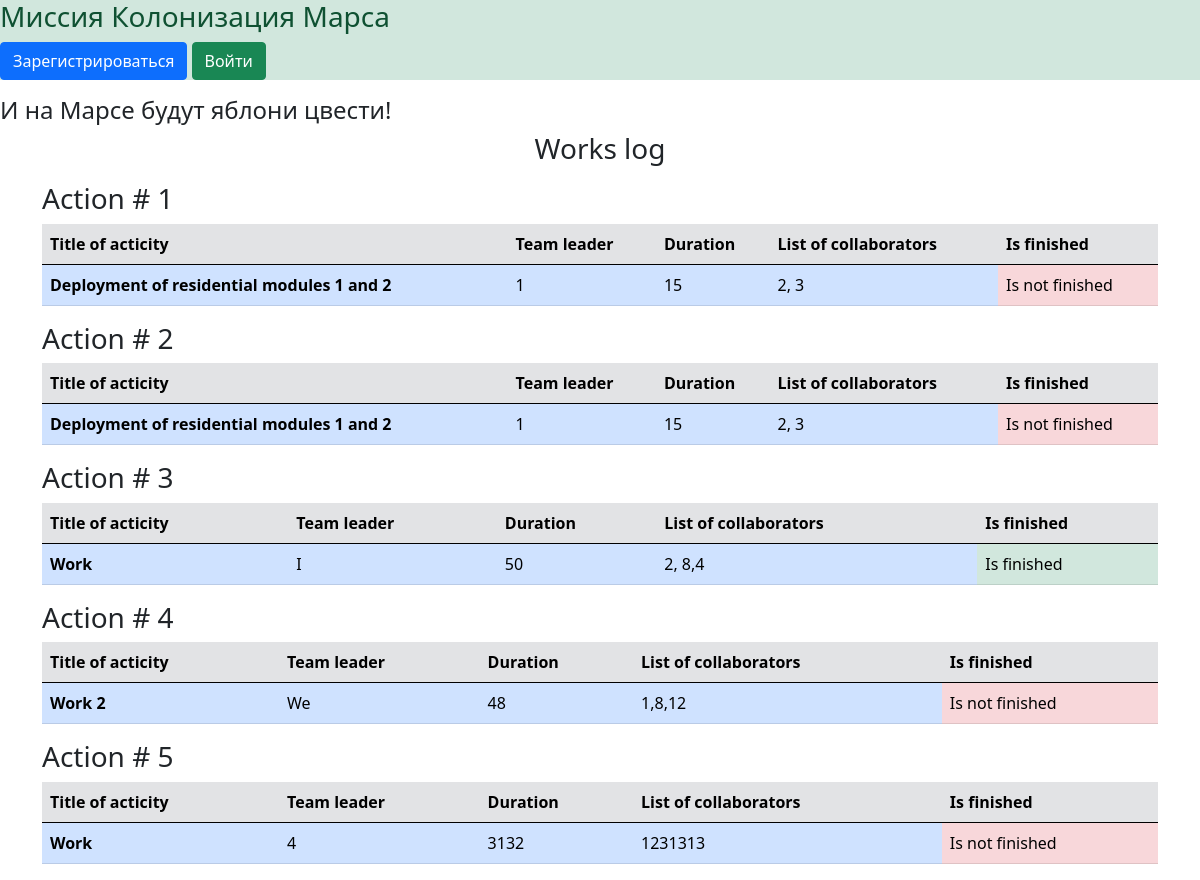
The page / on the database its author committed.
### data/jobs.py (models this page shows)
class Jobs(SqlAlchemyBase):
    __tablename__ = 'jobs'
    user = orm.relationship('User')
    id = sqlalchemy.Column(sqlalchemy.Integer,
                           primary_key=True, autoincrement=True)
    team_leader = sqlalchemy.Column(sqlalchemy.Integer,
                                    sqlalchemy.ForeignKey("users.id"))
    job = sqlalchemy.Column(sqlalchemy.String, nullable=True)
    work_size = sqlalchemy.Column(sqlalchemy.Integer, nullable=True)
    collaborators = sqlalchemy.Column(sqlalchemy.String, nullable=True)
    start_date = sqlalchemy.Column(sqlalchemy.DateTime,
                                   default=datetime.datetime.now())
    end_date = sqlalchemy.Column(sqlalchemy.DateTime,
                                 default=datetime.datetime.now())
    is_finished = sqlalchemy.Column(sqlalchemy.Boolean)

### main.py (the view)
@app.route('/')
def works_log():
    db_sess = db_session.create_session()
    content = db_sess.query(Jobs).all()
    return render_template('index.html', data=list(content))

### data/db_session.py (called while the page is built)
def create_session() -> Session:
    global __factory
    return __factory()

### templates/index.html (shortened to what this page needs)
{% extends "base.html" %}
{% block content %}
<h3><p align="center">Works log</p></h3>
{% for item in data %}
<h3>Action # {{item["id"]}}</h3>
    <table class="table">
  <thead class="table-secondary">
    <tr>
      <th scope="col">Title of acticity</th>
      <th scope="col">Team leader</th>
      <th scope="col">Duration</th>
      <th scope="col">List of collaborators</th>
        <th scope="col">Is finished</th>
    </tr>
  </thead>
  <tbody>
    <tr class="danger">
      <th scope="row" class="table-primary">{{item["job"].capitalize()}}</th>
      <td class="table-primary">{{item["team_leader"]}}</td>
      <td class="table-primary">{{item["work_size"]}}</td>
      <td class="table-primary">{{item["collaborators"]}}</td>
      <td class="table-{{'success' if item['is_finished'] else 'danger'}}">{{'Is finished' if item["is_finished"] else 'Is not finished'}}</td>
    </tr>
  </tbody>
</table>
{% endfor %}
{% endblock %}

### rows shown on the page
Jobs: id "1", job "Deployment of residential modules 1 and 2", team_leader "1", work_size "15", collaborators "2, 3", is_finished "Is not finished"
Jobs: id "2", job "Deployment of residential modules 1 and 2", team_leader "1", work_size "15", collaborators "2, 3", is_finished "Is not finished"
Jobs: id "3", job "Work", team_leader "I", work_size "50", collaborators "2, 8,4", is_finished "Is finished"
Jobs: id "4", job "Work 2", team_leader "We", work_size "48", collaborators "1,8,12", is_finished "Is not finished"
Jobs: id "5", job "Work", team_leader "4", work_size "3132", collaborators "1231313", is_finished "Is not finished"
